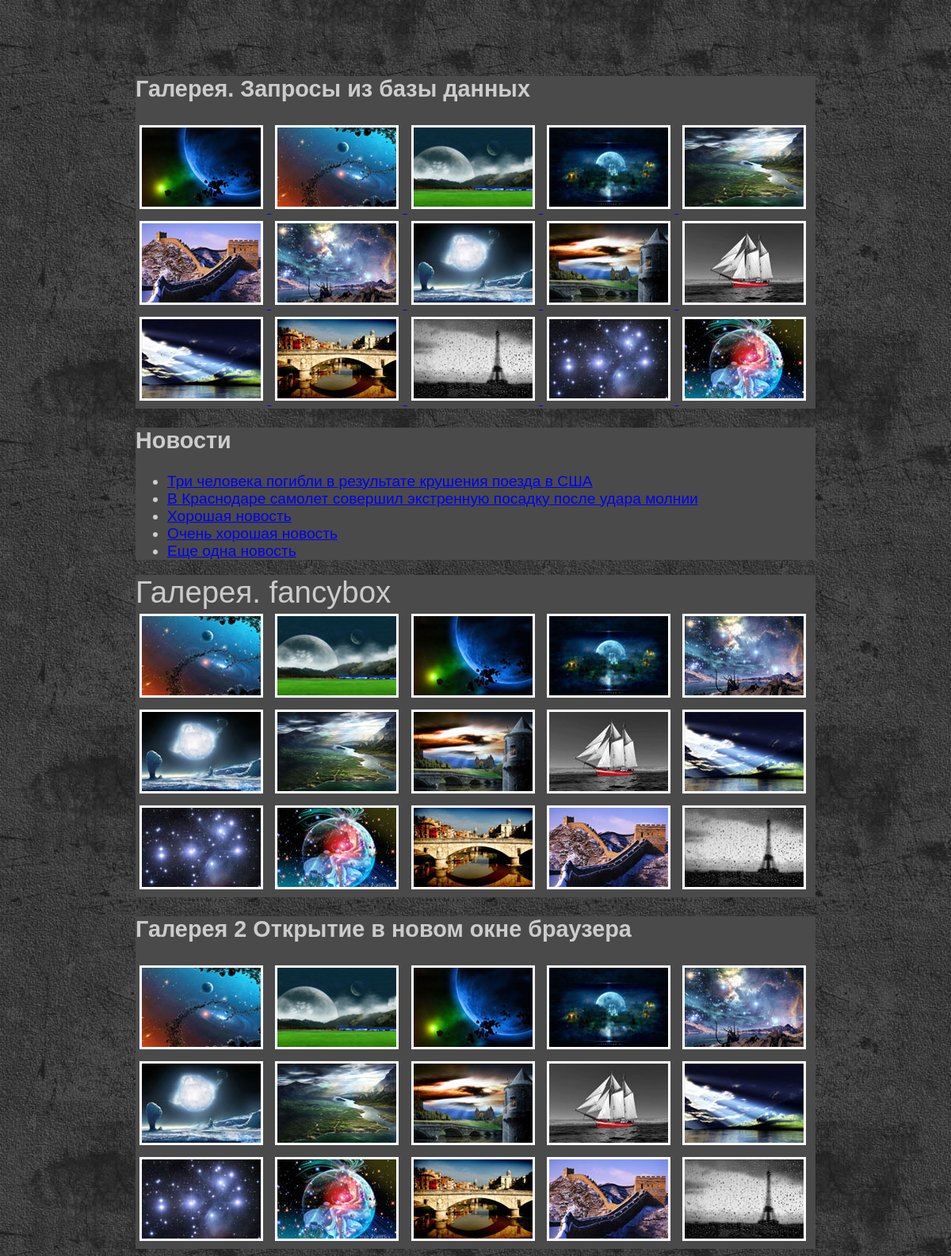
The page / on the database its author committed.
### tables this page shows
CREATE TABLE `photo` (
  `id` int(11) NOT NULL,
  `url` varchar(255) NOT NULL,
  `name` varchar(255) NOT NULL,
  `size` varchar(50) NOT NULL,
  `count` int(11) NOT NULL DEFAULT 0
);

CREATE TABLE `news` (
  `id` int(11) UNSIGNED NOT NULL,
  `title` text NOT NULL,
  `text` text NOT NULL,
  `likes` int(11) NOT NULL DEFAULT 0
);

### index.php (the view, shortened to what this page needs)
<?php
$smallPhoto = scandir('./gallery_img/small');
$smallPhoto = array_splice($smallPhoto, 2);
$db = mysqli_connect("mariadb", "gb_php", "gb_php", "gb_php");
$result = mysqli_query($db, "SELECT id, title FROM news");
$resultPhoto = mysqli_query($db, "SELECT id, url, name FROM photo ORDER BY count DESC");
?>
<!DOCTYPE html>
<head>
    <link rel="stylesheet" type="text/css" href="style.css"/>
    <link rel="stylesheet" type="text/css" href="scripts/fancybox/jquery.fancybox-1.3.4.css" media="screen"/>
</head>
<body>
<div id="main">
    <div class="post_title2"><h2>Галерея. Запросы из базы данных</h2></div>
    <div class="gallery">
        <?php foreach ($resultPhoto as $photosql): ?>
            <a class="photo2" href="photo.php?id=<?= $photosql['id'] ?>"> <img src="<?= $photosql['url'] ?><?= $photosql['name'] ?>" width="150" height="100" alt="photos"/> </a>
        <?php endforeach; ?>
    </div>
</div>
<div id="main">
    <h2>Новости</h2>
    <ul>
        <?php foreach ($result as $item): ?>
            <li><a href="news.php?id=<?= $item['id'] ?>"> <?= $item['title'] ?> </a>  </li>
        <?php endforeach; ?>
    </ul>
</div>
<div id="main">
    <div class="post_title"><h2>Галерея. fancybox</h2></div>
    <div class="gallery">
        <?php foreach ($smallPhoto as $fotoname): ?>
            <a rel="gallery" class="photo" href="gallery_img/big/<?= $fotoname ?>"><img
                        src="gallery_img/small/<?= $fotoname ?>" width="150" height="100"/></a>
        <?php endforeach; ?>
    </div>
</div>
<div id="main">
    <div class="post_title2"><h2>Галерея 2 Открытие в новом окне браузера</h2></div>
    <div class="gallery">
        <?php foreach ($smallPhoto as $fotoname): ?>
            <a class="photo2" href="gallery_img/big/<?= $fotoname ?>" target=_blank><img
                        src="gallery_img/small/<?= $fotoname ?>" width="150" height="100"/></a>
        <?php endforeach; ?>
    </div>
</div>
</body>
</html>

### style.css (style rules this page uses)
body { background: #444 url('img/body.jpg'); color: #fff; font: normal 1.2em Verdana,Arial,sans-serif; height: 100%; padding-bottom: 1px; padding-top: 64px; }
.gallery img { margin:5px; border:3px solid #fff; }
#main { width:858px; margin:0 auto; background: #4A4A4A; color: #CCC; }
.post_title h2 { font: normal 2em Arial,sans-serif; margin: 0; padding: 0; }

### rows shown on the page
photo: url+name (picture)
photo: url+name (picture)
photo: url+name (picture)
photo: url+name (picture)
photo: url+name (picture)
photo: url+name (picture)
photo: url+name (picture)
photo: url+name (picture)
photo: url+name (picture)
photo: url+name (picture)
photo: url+name (picture)
photo: url+name (picture)
photo: url+name (picture)
photo: url+name (picture)
photo: url+name (picture)
news: title "Три человека погибли в результате крушения поезда в США"
news: title "В Краснодаре самолет совершил экстренную посадку после удара молнии"
news: title "Хорошая новость"
news: title "Очень хорошая новость"
news: title "Еще одна новость"
